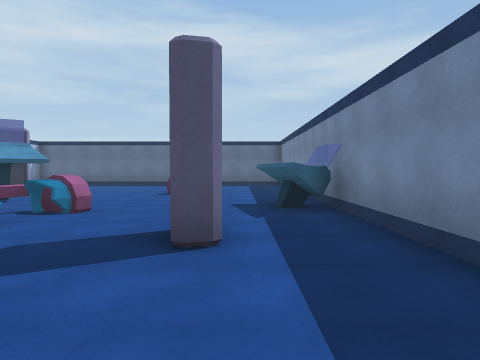
view 1 (above)

21 first-person views from a walk through a 3-D level made in the Unity game engine. The camera is 1.5 m above the floor, tilts 2° down and sees 75° across. The floor is counted in squares, 2 m on a side. Each view is taken from the middle of a square. On the plan, view 1 faces up. The plan holds only what a view shows up to about 10 squares ahead; the rest is blank. The place goes on beyond the plan. The player character is not drawn. Some animated figures are left out. Door leaves are left out, so doorways stand open.

view 2
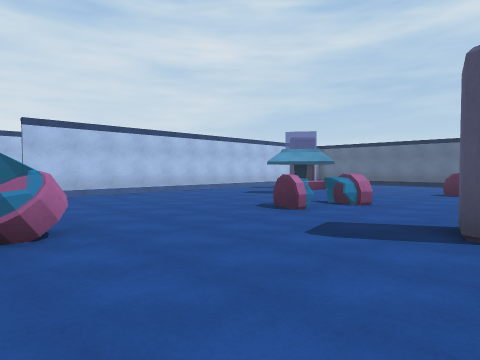

view 3
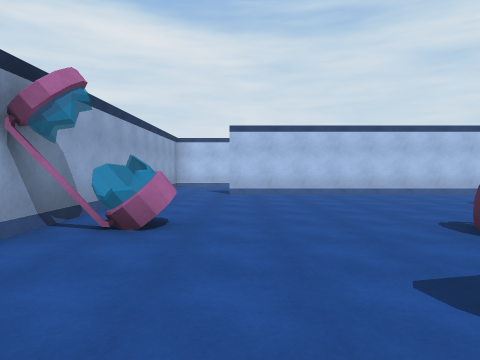

view 4
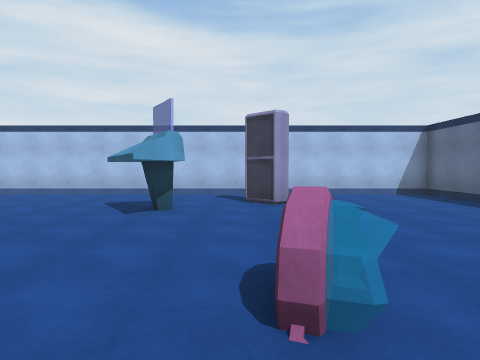

view 5
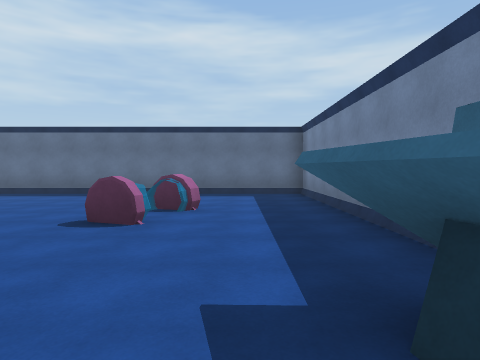

view 6
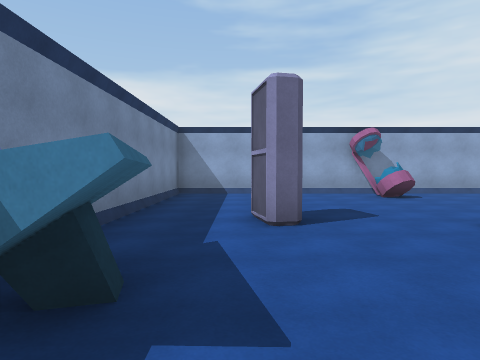

view 7
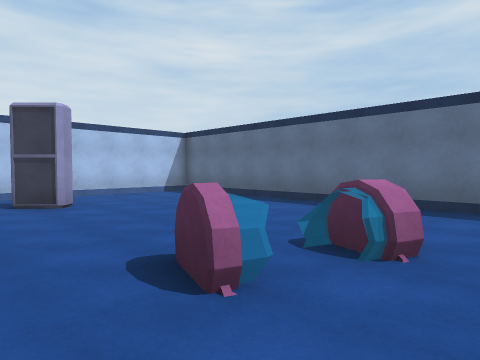

view 8
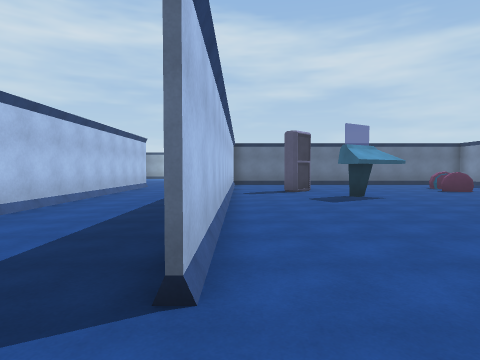

view 9
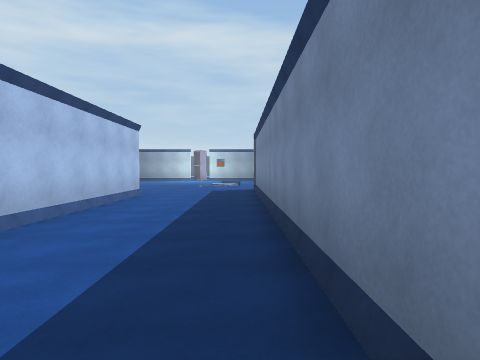

view 10
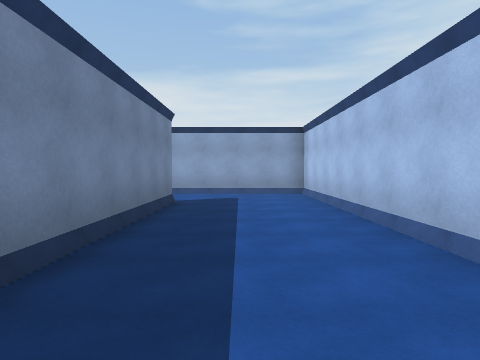

view 11
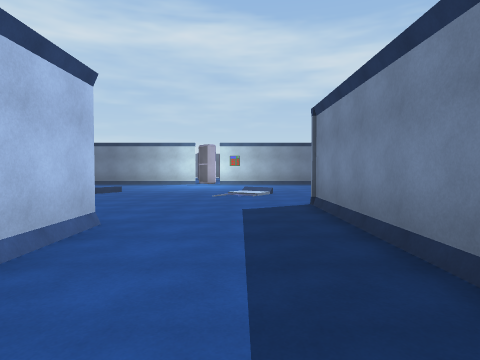

view 12
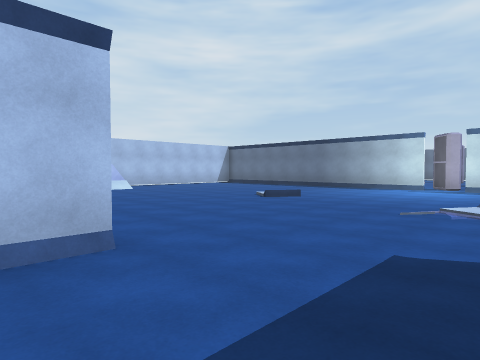

view 13
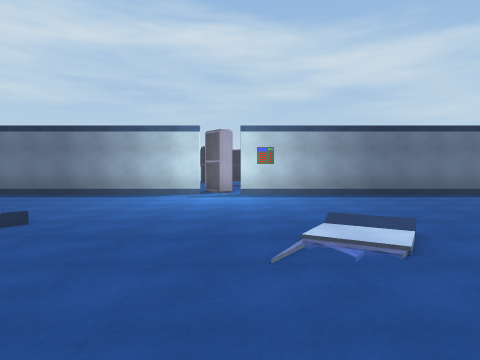

view 14
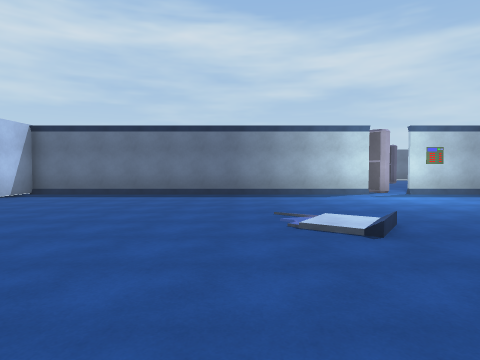

view 15
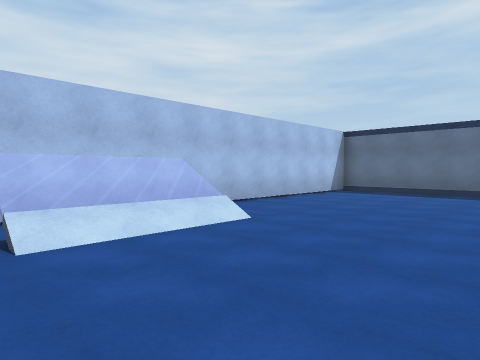

view 16
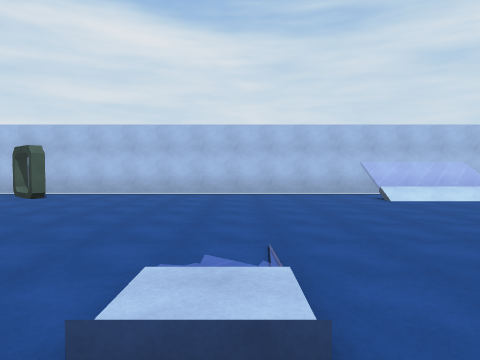

view 17
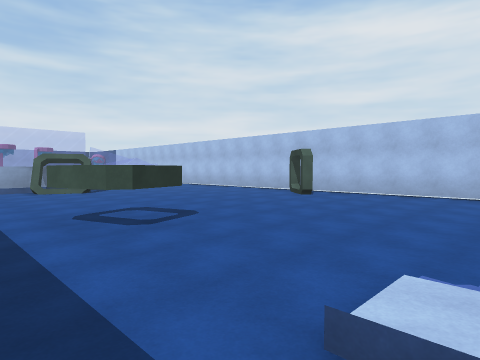

view 18
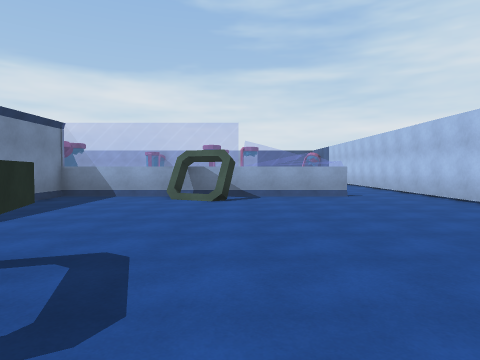

view 19
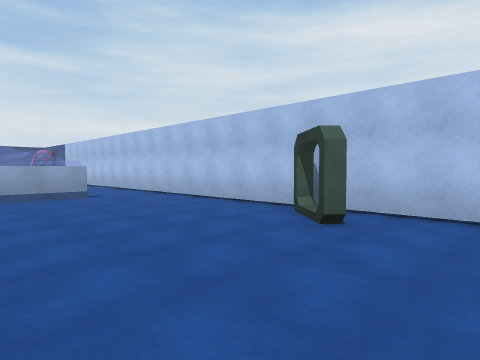

view 20
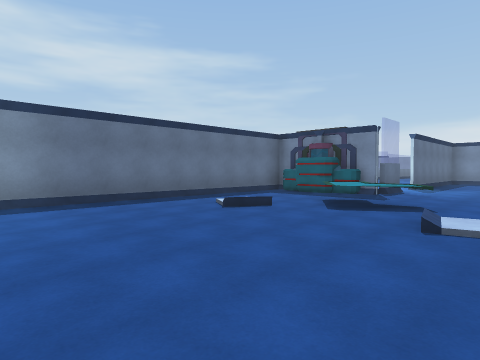

view 21
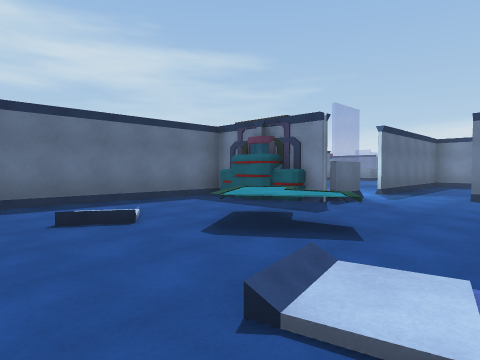

### Floor plan
Points are (right, up) in squares from view 1. A wall is a line through its corners. A room is listed if a view was taken in it or the views show most of it. See-through windows are left out.
Room 1 (views 1, 2, 3, 4, 5, 6, 7)
walls: (1.9, 8.6) (1.9, 14.5) (-9.3, 14.5) (-9.3, 0.6); (-0.4, -1.6) (1.9, -1.6) (1.9, 6.5); (-8.6, -1.6) (-1.9, -1.6)
ways out: opening at (-9, -0.5) to room 2
objects: locker (-7, 10); console (-6, 8); other object (-4, -1) to (-4, 0); other object (-4, 4) to (-3, 5); other object (-2, 9); other object (-1, 11); locker (0, 3); console (1, 5) to (1, 7); console (2, 7)
Room 2 (views 8, 9, 10, 11, 12)
walls: (-9.4, 0.6) (-9.4, 11.6); (-12.5, -1.6) (-8.6, -1.6); (-13, 12.2) (-13, -1.4)
ways out: opening at (-9, -0.5) to room 1; opening at (-11, 12) to room 3; open door at (-12.5, 12) to room 3; open door at (-10, 12) to room 3
Room 3 (views 13, 14, 15, 16, 17, 18, 19, 20, 21)
walls: (-9.4, 11.6) (-9.4, 14.8); (-16.7, 6.1) (-15.6, 6.4) (-15.1, 5.1); (-13.1, 23.3) (-23.2, 23.3) (-23.2, -1.6); (-16.5, 4.6) (-16.7, 5.3); (-22, 5.1) (-21.7, 4.9) (-22.1, 4.4); (-22.9, 4.1) (-22.6, 3.8) (-22.8, 3.6); (-1.5, 23.3) (-12, 23.3); (1.1, 19.6) (0.4, 19.6); (-13.1, -1.5) (-13.1, -0.4); (-17.9, -0.9) (-17.6, -0.2); (-21, -1.6) (-13.5, -1.6)
low walls: (-16.9, -0.6) (-16.1, -1)
ways out: opening at (-11, 12) to room 2; open door at (-12.5, 12) to room 2; open door at (-10, 12) to room 2; opening at (-22.5, -2); opening at (2, 18.5); open door at (-12.5, 22.5); open door at (1.7, 20.3)
objects: other object (-4, 18) to (-3, 20); other object (-1, 20) to (0, 23)

Positions as (right, up) in squares from view 1, and headings:
1: (0, 0), facing up
2: (0, -1), facing up-left
3: (0, 1), facing left
4: (0, 9), facing left
5: (0, 5), facing up
6: (0, 8), facing down
7: (0, 8), facing up-left
8: (-9, -1), facing up
9: (-10, 3), facing up
10: (-11, 8), facing down
11: (-11, 8), facing up
12: (-10, 11), facing up-left
13: (-12, 14), facing up
14: (-17, 14), facing up
15: (-18, 13), facing up-left
16: (-14, 10), facing left
17: (-14, 10), facing down-left
18: (-18, 7), facing down
19: (-18, 7), facing down-left
20: (-10, 16), facing up-right
21: (-7, 16), facing up-right
